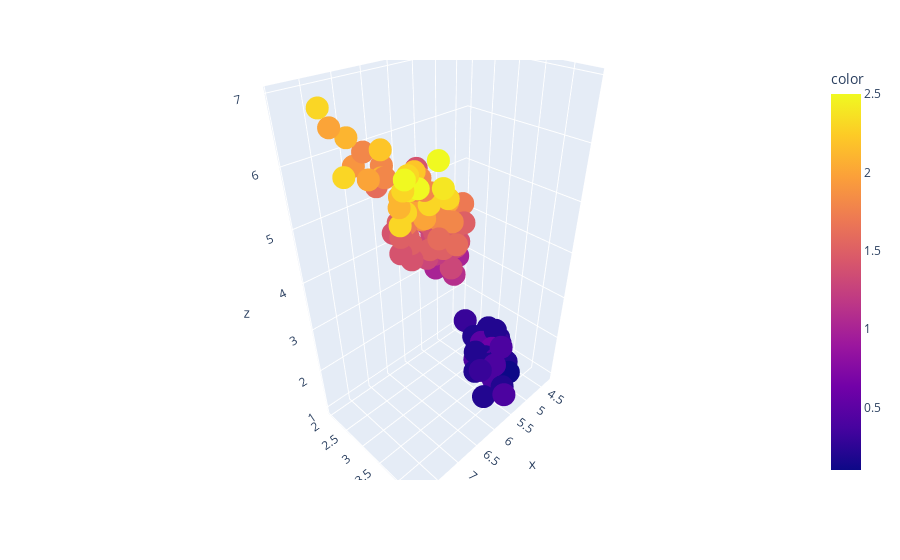

This figure's notebook cell:
### Code cell
px.scatter_3d(x = data['sepal_length'], y = data['sepal_width'], z = data['petal_length'], color = data['petal_width'], size_max = 10,)

### Figure 1 — Plotly figure (JSON) as saved in the notebook; plotly's stock layout.template omitted (floating-point values rounded to 4 significant figures; data arrays with more than 128 entries replaced by an {"elided": "..."} marker saying what was removed)
{"data": [{"hovertemplate": "x=%{x}<br>y=%{y}<br>z=%{z}<br>color=%{marker.color}<extra></extra>", "legendgroup": "", "marker": {"color": {"elided": "150 float values"}, "coloraxis": "coloraxis", "symbol": "circle"}, "mode": "markers", "name": "", "scene": "scene", "showlegend": false, "type": "scatter3d", "x": {"elided": "150 float values"}, "y": {"elided": "150 float values"}, "z": {"elided": "150 float values"}}], "layout": {"coloraxis": {"colorbar": {"title": {"text": "color"}}, "colorscale": [[0, "#0d0887"], [0.1111, "#46039f"], [0.2222, "#7201a8"], [0.3333, "#9c179e"], [0.4444, "#bd3786"], [0.5556, "#d8576b"], [0.6667, "#ed7953"], [0.7778, "#fb9f3a"], [0.8889, "#fdca26"], [1, "#f0f921"]]}, "legend": {"tracegroupgap": 0}, "margin": {"t": 60}, "scene": {"domain": {"x": [0, 1], "y": [0, 1]}, "xaxis": {"title": {"text": "x"}}, "yaxis": {"title": {"text": "y"}}, "zaxis": {"title": {"text": "z"}}}}}
